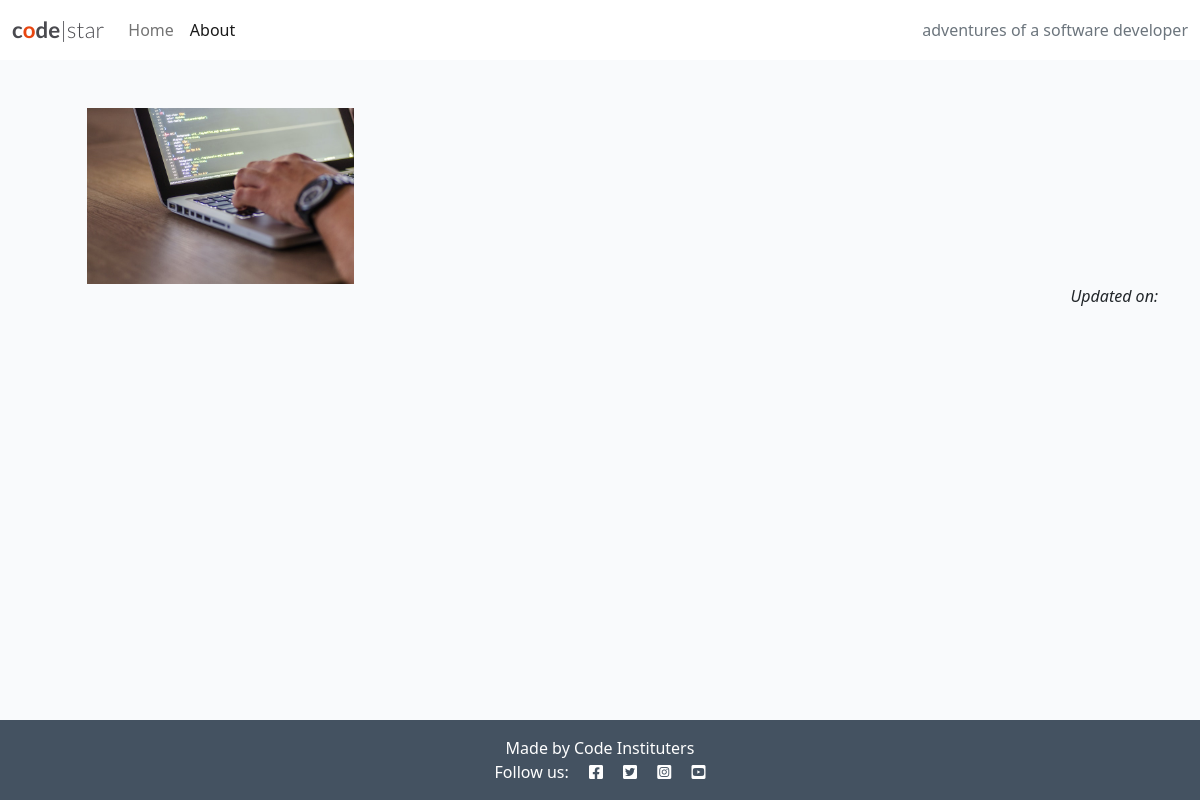
Page /about/ on the earlier database version.
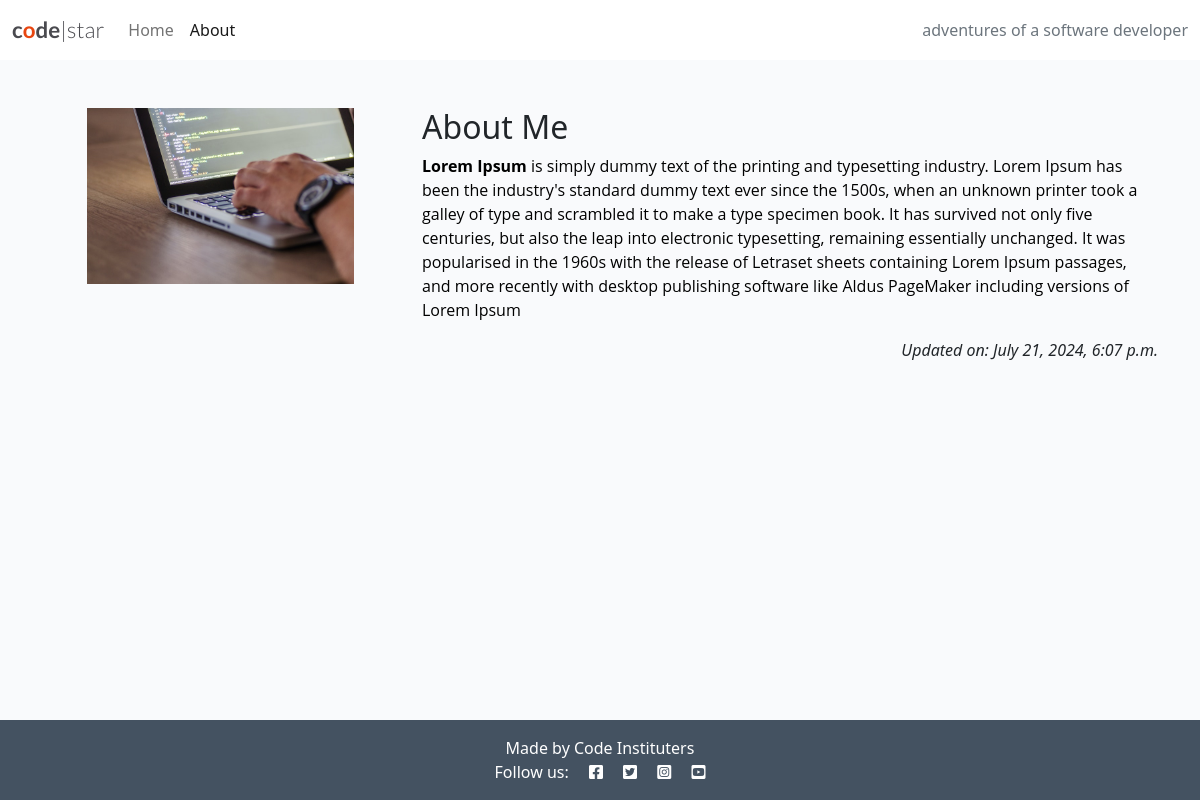
Same page on the later database version.
### about/models.py (models this page shows, shortened)
class About(models.Model):
    title = models.CharField(max_length=200)
    updated_on = models.DateTimeField(auto_now=True)
    content = models.TextField()

### about/views.py (the view)
# urls.py: path('', views.about_me, name='about'),
def about_me(request):
    about = About.objects.all().order_by('-updated_on').first()
    return render(
        request,
        "about/about.html",
        {"about": about},
    )

### about/templates/about/about.html
{% extends 'base.html' %}
{% block content %}
{% load static %}
<div class="container mt-5">
  <div class="row">
    <div class="col-4 text-center">
      <img src="{% static 'images/default.jpg' %}" width="75%" />
    </div>
    <div class="col-8">
      <h2>{{ about.title }}</h2>
      {{ about.content | safe }}
    </div>
  </div>
  <div class="row">
    <div class="col text-right">
      <p class="text-end"><em>Updated on: {{ about.updated_on }}</em></p>
    </div>
  </div>
</div>
{% endblock content %}

### templates/base.html (shortened to what this page needs)
{% load static %}
{% url 'home' as home_url %}
{% url 'about' as about_url %}
<!DOCTYPE html>
<html class="h-100" lang="en">
<head>
    <link rel="stylesheet" href="https://cdnjs.cloudflare.com/ajax/libs/font-awesome/5.15.3/css/all.min.css">
    <link href="https://cdn.jsdelivr.net/npm/bootstrap@5.0.1/dist/css/bootstrap.min.css" rel="stylesheet"
>
    <link rel="stylesheet" href="{% static 'css/style.css' %}">
</head>
<body class="d-flex flex-column h-100 main-bg">
    <nav class="navbar navbar-expand-lg navbar-light bg-white">
        <div class="container-fluid">
            <a class="navbar-brand" href="{% url 'home' %}"><span class="brand">c<span class="red-o">o</span>de<span
                        class="thin">|star</span></span></a>
            <div class="collapse navbar-collapse" id="navbarText">
                <ul class="navbar-nav me-auto mb-2 mb-lg-0">
                    <li class="nav-item">
                        <a class="nav-link {% if request.path == home_url %}active{% endif %}" aria-current="page"
                            href="{% url 'home' %}">Home</a>
                    </li>
                    <li class="nav-item">
                        <a
                          class="nav-link
                          {% if request.path == about_url %}active{%endif%}"
                          aria-current="page"
                          href="{% url 'about' %}"
                          >About</a
                        >
                      </li>
                </ul>
                <span class="navbar-text text-muted">
                    adventures of a software developer
                </span>
            </div>
        </div>
    </nav>
    <main class="flex-shrink-0 main-bg">
        {% block content %}{% endblock content %}
    </main>
    <footer class="footer mt-auto py-3 dark-bg">
        <p class="m-0 text-center text-white">Made by Code Instituters</p>
        <p class="m-0 text-center text-white">Follow us: <i class="fab fa-facebook-square ms-3"></i>
            <i class="fab fa-twitter-square ms-3"></i>
            <i class="fab fa-instagram-square ms-3"></i>
            <i class="fab fa-youtube-square ms-3"></i>
        </p>
    </footer>
</body>
</html>

### static/css/style.css (style rules this page uses)
body { background-color: #8da9e0; }
.brand { font-family: Lato, sans-serif; font-size: 1.4rem; font-weight: 700; color: #4A4A4F; }
.red-o { color: #E84610; }
.thin { font-weight: 300; }
.dark-bg { background-color: #445261; }
.main-bg { background-color: #F9FAFC; }

Differences in the rows shown:
added About: title "About Me", content "Lorem Ipsum is simply dummy text of the printing and typesetting industry. Lorem Ipsum has been the industry's standard dummy text ever since the 1500s, when an unknown printer took a galley of type and scrambled it to make a type specimen book. It has survived not only five centuries, but also the leap into electronic typesetting, remaining essentially unchanged. It was popularised in the 1960s with the release of Letraset sheets containing Lorem Ipsum passages, and more recently with desktop publishing software like Aldus PageMaker including versions of Lorem Ipsum", updated_on "July 21, 2024, 6:07 p.m."
